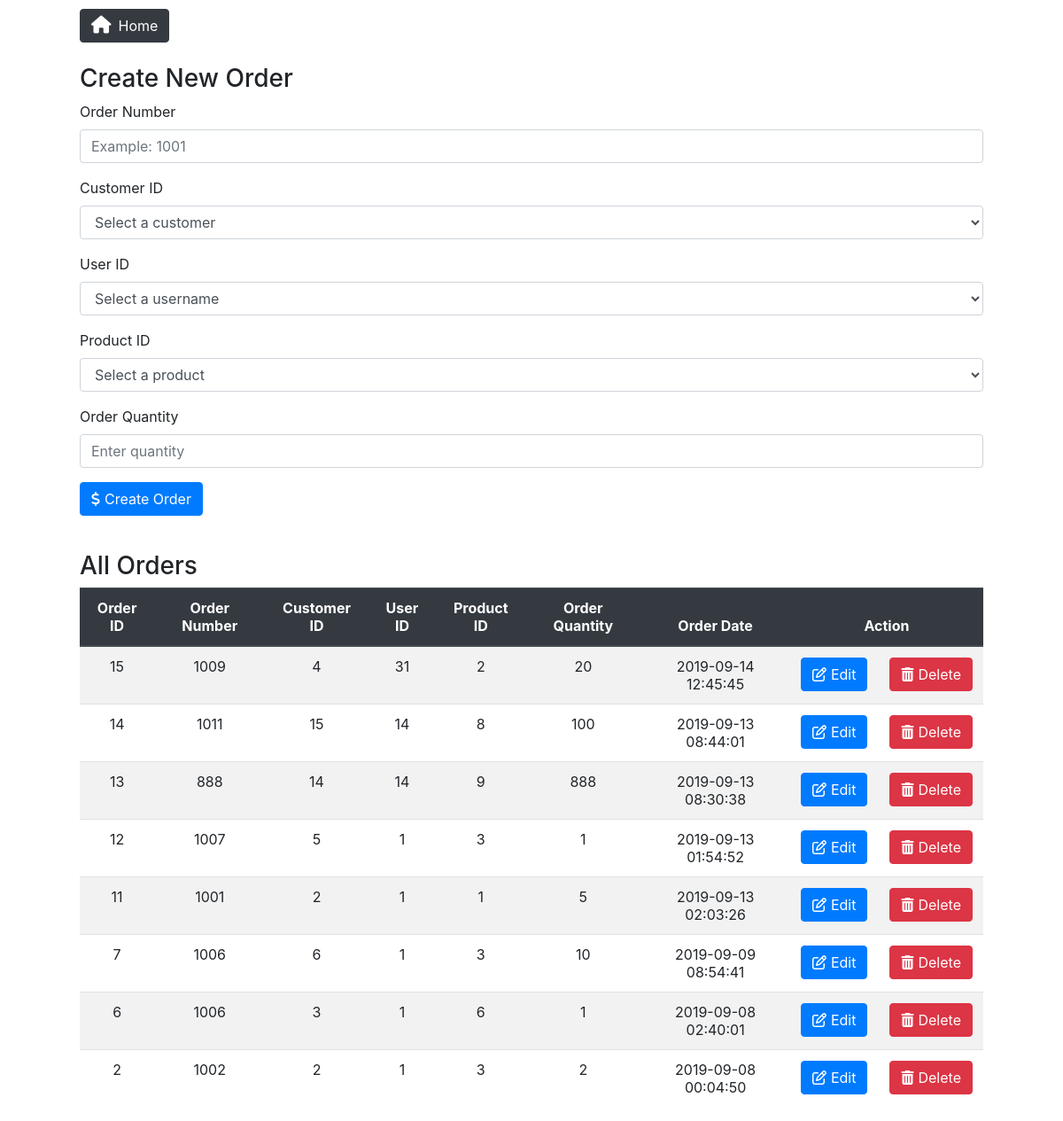
The app's page /order.php with its own data.
### tables this page shows
CREATE TABLE `orders` (
  `oId` int(11) NOT NULL,
  `oNo` bigint(20) NOT NULL,
  `pId` int(11) NOT NULL,
  `cId` int(11) NOT NULL,
  `oQuantity` bigint(20) NOT NULL,
  `oDate` datetime NOT NULL,
  `uId` int(11) NOT NULL
);

### order.php (the view, shortened to what this page needs)
<html>
<head>
	<link rel="stylesheet" href="https://stackpath.bootstrapcdn.com/bootstrap/4.3.1/css/bootstrap.min.css">
	<link rel="stylesheet" type="text/css" href="assets/style.css">
</head>
<body>
<?php
include_once("config.php");
$result = $dbConn->query("SELECT * FROM orders order by oId DESC");
?>
	<a href="index.php"><button type="button" class="btn btn-dark"><i class='fas fa-home'></i>Home</button></a>
	<br/><br/>
	<h3>Create New Order</h3>
	<form action="addorders.php" method="post" name="form">
		<div class="form-group">
			<label for="oNo">Order Number</label>
			<input type="number" class="form-control" id="oNo" placeholder="Example: 1001" name="oNo" required>
		</div>
		<div class="form-group">
			<label for="cId">Customer ID</label>
			<select class="form-control" id="cId" name="cId">
				<option value="">Select a customer</option>
			</select>
		</div>
		<div class="form-group">
			<label for="uId">User ID</label>
			<select class="form-control" id="uId" name="uId">
				<option value="">Select a username</option>
			</select>
		</div>
		<div class="form-group">
			<label for="pId">Product ID</label>
			<select class="form-control" id="pId" name="pId">
				<option value="">Select a product</option>
			</select>
		</div>
		<div class="form-group">
			<label for="oQuantity">Order Quantity</label>
			<input type="number" class="form-control" id="oQuantity" placeholder="Enter quantity" name="oQuantity" required>
		</div>
		<button type="submit" class="btn btn-primary" name="Submit" id="submit"><i class='fas fa-dollar-sign'></i></i>Create Order</button>
	</form>
	<br>
	<h3>All Orders</h3>
	<table class="table table-striped">
	<thead class="thead-dark">
		<tr>
        <th>Order ID</th>
		<th>Order Number</th>
		<th>Customer ID</th>
		<th>User ID</th>
		<th>Product ID</th>
        <th>Order Quantity</th>
		<th>Order Date</th>
		<th>Action</th>
		</tr>
	</thead>
	<tbody>
		<?php
			while($row = $result->fetch(PDO::FETCH_ASSOC)){
				echo "<tr>";
				echo "<td>".$row['oId']."</td>";
				echo "<td>".$row['oNo']."</td>";
				echo "<td>".$row['cId']."</td>";
				echo "<td>".$row['uId']."</td>";
				echo "<td>".$row['pId']."</td>";
				echo "<td>".$row['oQuantity']."</td>";
				echo "<td>".$row['oDate']."</td>";
				echo "<td class=\"noBreak\"><a href=\"editorders.php?id=$row[oId]\"><button type=\"button\" class=\"btn btn-primary\" data-target=\"#id$row[oId]\" data-toggle=\"modal\"><i class='far fa-edit'></i>Edit</button></a><button type=\"button\" class=\"btn btn-danger\" data-target=\"#del$row[oId]\" data-toggle=\"modal\"><i class='fas fa-trash-alt'></i>Delete</button></td>";
			}
		?>
	</tbody>
</body>
</html>

### assets/style.css (style rules this page uses)
body { width: 85%; margin: auto; }
.btn-primary { margin-right: 25px; color: white; }
.btn-dark { margin-top: 10px !important; margin-right: 20px; }
.fa-home { font-size: 20px; margin-right: 8px; }
.fa-trash-alt, .fa-edit, .fa-user, .fa-box-open, .fa-cart-plus, .fa-dollar-sign, .fa-arrow-circle-left { margin-right: 5px; }
.noBreak { white-space: nowrap; }
a:link, a:visited { color: white; text-decoration: none; }
th, .table td { text-align: center; }

### records on screen
orders: oId "15", oNo "1009", cId "4", uId "31", pId "2", oQuantity "20", oDate "2019-09-14 12:45:45"
orders: oId "14", oNo "1011", cId "15", uId "14", pId "8", oQuantity "100", oDate "2019-09-13 08:44:01"
orders: oId "13", oNo "888", cId "14", uId "14", pId "9", oQuantity "888", oDate "2019-09-13 08:30:38"
orders: oId "12", oNo "1007", cId "5", uId "1", pId "3", oQuantity "1", oDate "2019-09-13 01:54:52"
orders: oId "11", oNo "1001", cId "2", uId "1", pId "1", oQuantity "5", oDate "2019-09-13 02:03:26"
orders: oId "7", oNo "1006", cId "6", uId "1", pId "3", oQuantity "10", oDate "2019-09-09 08:54:41"
orders: oId "6", oNo "1006", cId "3", uId "1", pId "6", oQuantity "1", oDate "2019-09-08 02:40:01"
orders: oId "2", oNo "1002", cId "2", uId "1", pId "3", oQuantity "2", oDate "2019-09-08 00:04:50"
